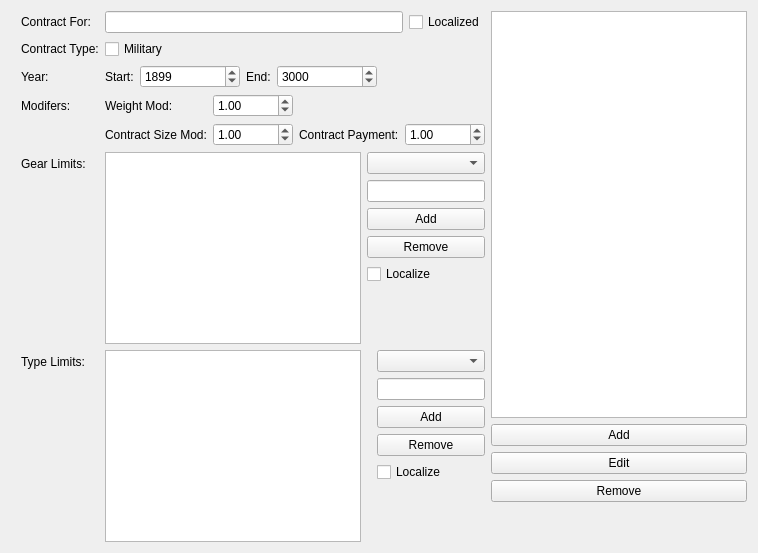
     <widget class="QWidget" name="tab_4">
      <attribute name="title">
       <string>Gearbox Contracts</string>
      </attribute>
      <layout class="QHBoxLayout" name="horizontalLayout_32">
       <item>
        <layout class="QHBoxLayout" name="horizontalLayout_27">
         <item>
          <layout class="QFormLayout" name="formLayout_7">
           <property name="leftMargin">
            <number>10</number>
           </property>
           <item row="0" column="0">
            <widget class="QLabel" name="label_94">
             <property name="text">
              <string>Contract For:</string>
             </property>
            </widget>
           </item>
           <item row="0" column="1">
            <layout class="QHBoxLayout" name="horizontalLayout_28">
             <property name="leftMargin">
              <number>0</number>
             </property>
             <item>
              <widget class="QLineEdit" name="lineEdit_g_ContractFor"/>
             </item>
             <item>
              <widget class="QCheckBox" name="checkBox_g_LocalizeName">
               <property name="text">
                <string>Localized</string>
               </property>
              </widget>
             </item>
            </layout>
           </item>
           <item row="1" column="1">
            <widget class="QCheckBox" name="checkBox_g_Military">
             <property name="text">
              <string>Military</string>
             </property>
            </widget>
           </item>
           <item row="2" column="0">
            <widget class="QLabel" name="label_95">
             <property name="text">
              <string>Year:</string>
             </property>
            </widget>
           </item>
           <item row="2" column="1">
            <layout class="QHBoxLayout" name="horizontalLayout_29">
             <item>
              <widget class="QLabel" name="label_96">
               <property name="sizePolicy">
                <sizepolicy hsizetype="Fixed" vsizetype="Preferred">
                 <horstretch>0</horstretch>
                 <verstretch>0</verstretch>
                </sizepolicy>
               </property>
               <property name="text">
                <string>Start:</string>
               </property>
              </widget>
             </item>
             <item>
              <widget class="QSpinBox" name="spinBox_g_StartYear">
               <property name="sizePolicy">
                <sizepolicy hsizetype="Fixed" vsizetype="Fixed">
                 <horstretch>0</horstretch>
                 <verstretch>0</verstretch>
                </sizepolicy>
               </property>
               <property name="minimumSize">
                <size>
                 <width>100</width>
                 <height>0</height>
                </size>
               </property>
               <property name="minimum">
                <number>1800</number>
               </property>
               <property name="maximum">
                <number>9999</number>
               </property>
               <property name="value">
                <number>1899</number>
               </property>
              </widget>
             </item>
             <item>
              <widget class="QLabel" name="label_97">
               <property name="sizePolicy">
                <sizepolicy hsizetype="Fixed" vsizetype="Preferred">
                 <horstretch>0</horstretch>
                 <verstretch>0</verstretch>
                </sizepolicy>
               </property>
               <property name="text">
                <string>End:</string>
               </property>
              </widget>
             </item>
             <item>
              <widget class="QSpinBox" name="spinBox_g_EndYear">
               <property name="sizePolicy">
                <sizepolicy hsizetype="Fixed" vsizetype="Fixed">
                 <horstretch>0</horstretch>
                 <verstretch>0</verstretch>
                </sizepolicy>
               </property>
               <property name="minimumSize">
                <size>
                 <width>100</width>
                 <height>0</height>
                </size>
               </property>
               <property name="minimum">
                <number>1800</number>
               </property>
               <property name="maximum">
                <number>9999</number>
               </property>
               <property name="value">
                <number>3000</number>
               </property>
              </widget>
             </item>
             <item>
              <spacer name="horizontalSpacer_7">
               <property name="orientation">
                <enum>Qt::Horizontal</enum>
               </property>
               <property name="sizeHint" stdset="0">
                <size>
                 <width>40</width>
                 <height>20</height>
                </size>
               </property>
              </spacer>
             </item>
            </layout>
           </item>
           <item row="1" column="0">
            <widget class="QLabel" name="label_98">
             <property name="text">
              <string>Contract Type:</string>
             </property>
            </widget>
           </item>
           <item row="3" column="0">
            <widget class="QLabel" name="label_99">
             <property name="text">
              <string>Modifers:</string>
             </property>
            </widget>
           </item>
           <item row="3" column="1">
            <layout class="QGridLayout" name="gridLayout_8">
             <item row="1" column="3">
              <widget class="QDoubleSpinBox" name="spinner_g_ContractPayment">
               <property name="minimum">
                <double>-99.000000000000000</double>
               </property>
               <property name="value">
                <double>1.000000000000000</double>
               </property>
              </widget>
             </item>
             <item row="0" column="1">
              <widget class="QDoubleSpinBox" name="spinner_g_WeightMod">
               <property name="minimum">
                <double>-99.000000000000000</double>
               </property>
               <property name="value">
                <double>1.000000000000000</double>
               </property>
              </widget>
             </item>
             <item row="0" column="0">
              <widget class="QLabel" name="label_102">
               <property name="text">
                <string>Weight Mod:</string>
               </property>
              </widget>
             </item>
             <item row="1" column="2">
              <widget class="QLabel" name="label_109">
               <property name="text">
                <string>Contract Payment:</string>
               </property>
              </widget>
             </item>
             <item row="1" column="1">
              <widget class="QDoubleSpinBox" name="spinner_g_ContractSize">
               <property name="minimum">
                <double>-99.000000000000000</double>
               </property>
               <property name="value">
                <double>1.000000000000000</double>
               </property>
              </widget>
             </item>
             <item row="1" column="0">
              <widget class="QLabel" name="label_108">
               <property name="text">
                <string>Contract Size Mod:</string>
               </property>
              </widget>
             </item>
            </layout>
           </item>
           <item row="4" column="0">
            <widget class="QLabel" name="label_110">
             <property name="text">
              <string>Gear Limits:</string>
             </property>
            </widget>
           </item>
           <item row="5" column="0">
            <widget class="QLabel" name="label_111">
             <property name="text">
              <string>Type Limits:</string>
             </property>
            </widget>
           </item>
           <item row="4" column="1">
            <layout class="QHBoxLayout" name="horizontalLayout_30">
             <item>
              <widget class="QListWidget" name="listWidget_g_GearLimits"/>
             </item>
             <item>
              <layout class="QVBoxLayout" name="verticalLayout_21">
               <property name="leftMargin">
                <number>0</number>
               </property>
               <item>
                <widget class="QComboBox" name="comboBox_g_GearLimits">
                 <property name="sizePolicy">
                  <sizepolicy hsizetype="Expanding" vsizetype="Fixed">
                   <horstretch>0</horstretch>
                   <verstretch>0</verstretch>
                  </sizepolicy>
                 </property>
                </widget>
               </item>
               <item>
                <widget class="QLineEdit" name="lineEdit_g_GearLimitsName"/>
               </item>
               <item>
                <widget class="QPushButton" name="button_g_GearLimitsAdd">
                 <property name="text">
                  <string>Add</string>
                 </property>
                </widget>
               </item>
               <item>
                <widget class="QPushButton" name="button_g_GearLimitsRemove">
                 <property name="text">
                  <string>Remove</string>
                 </property>
                </widget>
               </item>
               <item>
                <widget class="QCheckBox" name="checkBox_g_GearLimitLocalize">
                 <property name="text">
                  <string>Localize</string>
                 </property>
                </widget>
               </item>
               <item>
                <spacer name="verticalSpacer_13">
                 <property name="orientation">
                  <enum>Qt::Vertical</enum>
                 </property>
                 <property name="sizeHint" stdset="0">
                  <size>
                   <width>20</width>
                   <height>40</height>
                  </size>
                 </property>
                </spacer>
               </item>
              </layout>
             </item>
            </layout>
           </item>
           <item row="5" column="1">
            <layout class="QHBoxLayout" name="horizontalLayout_31">
             <item>
              <widget class="QListWidget" name="listWidget_g_TypeLimit"/>
             </item>
             <item>
              <layout class="QVBoxLayout" name="verticalLayout_22">
               <property name="leftMargin">
                <number>10</number>
               </property>
               <item>
                <widget class="QComboBox" name="comboBox_g_typeLimit">
                 <property name="sizePolicy">
                  <sizepolicy hsizetype="Expanding" vsizetype="Fixed">
                   <horstretch>0</horstretch>
                   <verstretch>0</verstretch>
                  </sizepolicy>
                 </property>
                </widget>
               </item>
               <item>
                <widget class="QLineEdit" name="lineEdit_g_typeLimitName"/>
               </item>
               <item>
                <widget class="QPushButton" name="button_g_typeLimitAdd">
                 <property name="text">
                  <string>Add</string>
                 </property>
                </widget>
               </item>
               <item>
                <widget class="QPushButton" name="button_g_typeLimitRemove">
                 <property name="text">
                  <string>Remove</string>
                 </property>
                </widget>
               </item>
               <item>
                <widget class="QCheckBox" name="checkBox_g_typeLimitLocalize">
                 <property name="text">
                  <string>Localize</string>
                 </property>
                </widget>
               </item>
               <item>
                <spacer name="verticalSpacer_14">
                 <property name="orientation">
                  <enum>Qt::Vertical</enum>
                 </property>
                 <property name="sizeHint" stdset="0">
                  <size>
                   <width>20</width>
                   <height>40</height>
                  </size>
                 </property>
                </spacer>
               </item>
              </layout>
             </item>
            </layout>
           </item>
          </layout>
         </item>
         <item>
          <layout class="QVBoxLayout" name="verticalLayout_23">
           <item>
            <widget class="QListWidget" name="listWidget_g_contracts"/>
           </item>
           <item>
            <widget class="QPushButton" name="button_g_contractsAdd">
             <property name="text">
              <string>Add</string>
             </property>
            </widget>
           </item>
           <item>
            <widget class="QPushButton" name="button_g_contractsEdit">
             <property name="text">
              <string>Edit</string>
             </property>
            </widget>
           </item>
           <item>
            <widget class="QPushButton" name="button_g_contractsRemove">
             <property name="text">
              <string>Remove</string>
             </property>
            </widget>
           </item>
           <item>
            <spacer name="verticalSpacer_11">
             <property name="orientation">
              <enum>Qt::Vertical</enum>
             </property>
             <property name="sizeType">
              <enum>QSizePolicy::Preferred</enum>
             </property>
             <property name="sizeHint" stdset="0">
              <size>
               <width>20</width>
               <height>40</height>
              </size>
             </property>
            </spacer>
           </item>
          </layout>
         </item>
        </layout>
       </item>
      </layout>
     </widget>
